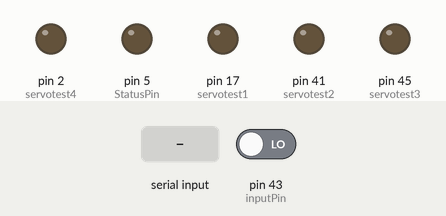
Bench run of a sketch on a simulated Arduino Mega 2560, built with avr-gcc and run on an emulated ATmega2560. On the bench: output pins drawn as LEDs (lit = HIGH). Inputs (shaded band) come from the test bench; at power-on: pin 43 (inputPin) LOW. Pins used as bus, display or sensor lines are not drawn.

Above: at 1.2 s.
1.3 s: "1" received over Serial
At 1.8 s:
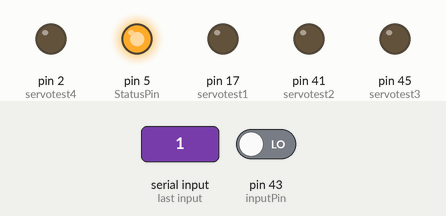
2.8 s: "3" received over Serial
At 4.1 s:
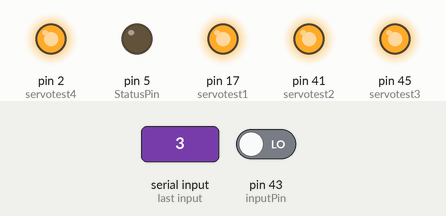
Timing chart, 0 to 5.8 s (numbered marks = the images above; inputs shaded):
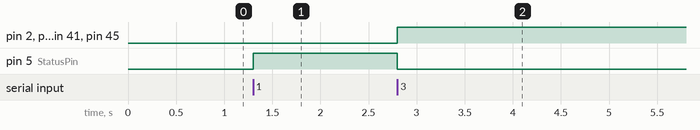

Measured:
- after the input at 1.3 s, pin 5 (StatusPin): LOW → HIGH at once
- after the input at 2.8 s, pin 2 (servotest4), pin 17 (servotest1), pin 41 (servotest2), pin 45 (servotest3): LOW → HIGH at once; pin 5 (StatusPin): HIGH → LOW at once

The sketch:

sentry_controller.ino
```cpp
/*
Sentry Controller V1
Dev: Nitin Ramesh
Date: 02 May 2025
*/

const int StatusPin = 5;
const int servotest1 =  17;
const int servotest2 =  41;
const int servotest3 =  45;
const int servotest4 =  2;
const int servotest5 =  1;
const int inputPin = 43;

void setup() {
  pinMode(StatusPin,OUTPUT);
  pinMode(servotest1,OUTPUT);
  pinMode(servotest2,OUTPUT);
  pinMode(servotest3,OUTPUT);
  pinMode(servotest4,OUTPUT);
  pinMode(servotest5,OUTPUT);
  pinMode(inputPin,INPUT);
  int status_mode = 1;

  Serial.begin(115200);
  while(!Serial);
}

void status_mode(int mode) {
  switch (mode) {
    case 1:
      digitalWrite(StatusPin,HIGH);
      break;
    case 2:
      digitalWrite(StatusPin,HIGH);
      delay(1000);
      digitalWrite(StatusPin,LOW);
      delay(1000);
    case 3:
      digitalWrite(StatusPin,LOW);
      break;
    default:
      break;
  }
}

void loop() {
  //
  if(Serial.available()){
    char incomming = Serial.read();
    if(incomming == '1'){
      status_mode(1);
      digitalWrite(servotest1,LOW);
      digitalWrite(servotest2,LOW);
      digitalWrite(servotest3,LOW);
      digitalWrite(servotest4,LOW);
      digitalWrite(servotest5,LOW);
    }
    if(incomming == '3'){
        status_mode(3);
        digitalWrite(servotest1,HIGH);
        digitalWrite(servotest2,HIGH);
        digitalWrite(servotest3,HIGH);
        digitalWrite(servotest4,HIGH);
        digitalWrite(servotest5,HIGH);
  }
  // Serial.println(digitalRead(inputPin));
  if (digitalRead(inputPin) == HIGH) {
    Serial.write('2');
    delay(100);
  }
}
}
```
